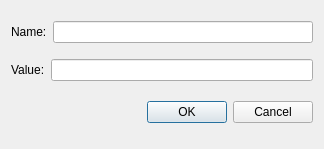
<?xml version="1.0" encoding="UTF-8"?>
<ui version="4.0">
 <class>RLCdialog</class>
 <widget class="QDialog" name="RLCdialog">
  <property name="geometry">
   <rect>
    <x>0</x>
    <y>0</y>
    <width>324</width>
    <height>149</height>
   </rect>
  </property>
  <property name="windowTitle">
   <string>Dialog</string>
  </property>
  <layout class="QGridLayout" name="gridLayout">
   <item row="0" column="0">
    <layout class="QHBoxLayout" name="horizontalLayout">
     <item>
      <widget class="QLabel" name="NameLabel">
       <property name="text">
        <string>Name:</string>
       </property>
      </widget>
     </item>
     <item>
      <widget class="QLineEdit" name="NameEdit"/>
     </item>
    </layout>
   </item>
   <item row="1" column="0">
    <layout class="QHBoxLayout" name="horizontalLayout_2">
     <item>
      <widget class="QLabel" name="ValueLabel">
       <property name="text">
        <string>Value:</string>
       </property>
      </widget>
     </item>
     <item>
      <widget class="QLineEdit" name="ValueEdit"/>
     </item>
    </layout>
   </item>
   <item row="2" column="0">
    <layout class="QHBoxLayout">
     <property name="spacing">
      <number>6</number>
     </property>
     <item>
      <spacer>
       <property name="orientation">
        <enum>Qt::Orientation::Horizontal</enum>
       </property>
       <property name="sizeHint" stdset="0">
        <size>
         <width>131</width>
         <height>31</height>
        </size>
       </property>
      </spacer>
     </item>
     <item>
      <widget class="QPushButton" name="okButton">
       <property name="text">
        <string>OK</string>
       </property>
      </widget>
     </item>
     <item>
      <widget class="QPushButton" name="cancelButton">
       <property name="text">
        <string>Cancel</string>
       </property>
      </widget>
     </item>
    </layout>
   </item>
  </layout>
 </widget>
 <resources/>
 <connections>
  <connection>
   <sender>okButton</sender>
   <signal>clicked()</signal>
   <receiver>RLCdialog</receiver>
   <slot>accept()</slot>
   <hints>
    <hint type="sourcelabel">
     <x>278</x>
     <y>253</y>
    </hint>
    <hint type="destinationlabel">
     <x>96</x>
     <y>254</y>
    </hint>
   </hints>
  </connection>
  <connection>
   <sender>cancelButton</sender>
   <signal>clicked()</signal>
   <receiver>RLCdialog</receiver>
   <slot>reject()</slot>
   <hints>
    <hint type="sourcelabel">
     <x>369</x>
     <y>253</y>
    </hint>
    <hint type="destinationlabel">
     <x>179</x>
     <y>282</y>
    </hint>
   </hints>
  </connection>
 </connections>
</ui>
